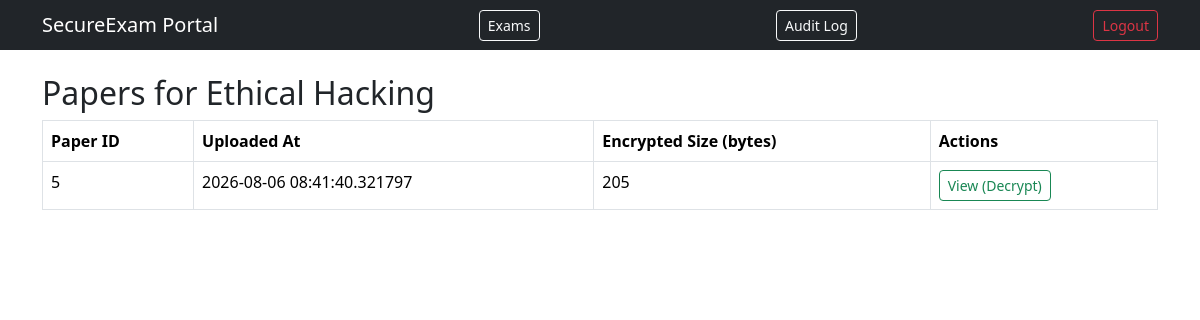
The page /exams/3/papers on the database its author committed.
### app/models.py (models this page shows)
class Exam(db.Model):
    id = db.Column(db.Integer, primary_key=True)
    subject = db.Column(db.String(120), nullable=False)
    scheduled_start = db.Column(db.DateTime, nullable=False)
    duration_minutes = db.Column(db.Integer, nullable=False)

class Paper(db.Model):
    id = db.Column(db.Integer, primary_key=True)
    exam_id = db.Column(db.Integer, db.ForeignKey('exam.id'), nullable=False)
    setter_id = db.Column(db.Integer, db.ForeignKey('user.id'), nullable=False)
    encrypted_content = db.Column(db.LargeBinary, nullable=False)
    uploaded_at = db.Column(db.DateTime, default=datetime.utcnow)

### app/exams/routes.py (the view)
@exams_bp.route('/exams/<int:exam_id>/papers')
def list_papers(exam_id):
    exam = Exam.query.get_or_404(exam_id)
    papers = Paper.query.filter_by(exam_id=exam.id).all()
    return render_template('exams/papers.html', exam=exam, papers=papers)

### app/templates/exams/papers.html
{% extends "base.html" %}
{% block content %}
<h2>Papers for {{ exam.subject }}</h2>
<table class="table table-bordered">
  <thead><tr><th>Paper ID</th><th>Uploaded At</th><th>Encrypted Size (bytes)</th><th>Actions</th></tr></thead>
  <tbody>
    {% for paper in papers %}
    <tr>
      <td>{{ paper.id }}</td>
      <td>{{ paper.uploaded_at }}</td>
      <td>{{ paper.encrypted_content|length }}</td>
      <td><a href="{{ url_for('exams.view_paper', exam_id=exam.id, paper_id=paper.id) }}" class="btn btn-sm btn-outline-success">View (Decrypt)</a></td>
    </tr>
    {% endfor %}
  </tbody>
</table>
{% endblock %}

### rows shown on the page
Exam: subject "Ethical Hacking"
Paper: id "5", uploaded_at "2026-08-06 08:41:40.321797", encrypted_content|length "205"
